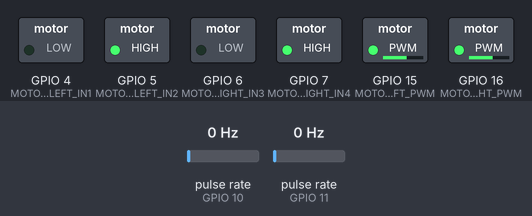
Simulated run of this sketch. Board: ESP32-S3. Shown: switched loads named in the sketch (green lamp = pin HIGH). Wiring (inferred from the names in the program): 2 × pulse sensor: data GPIO 10 / data GPIO 11. The inputs (shaded band) are chosen by the test bench; at power-on: pulse rate (sensors on GPIO 10, GPIO 11) 0 Hz.

Above: at 1.2 s.
1.3 s: pulse rate (sensor on GPIO 10) set to 50 Hz
At 2.4 s:
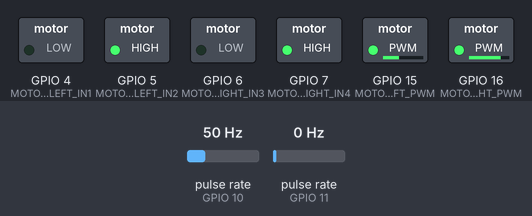
At 3.7 s:
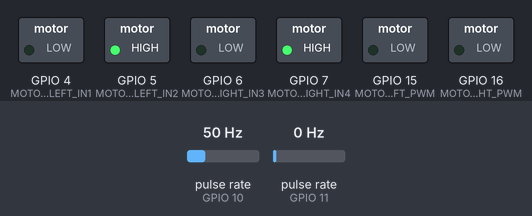
Timing chart, 0 to 5.2 s (numbered marks = the images above; inputs shaded):
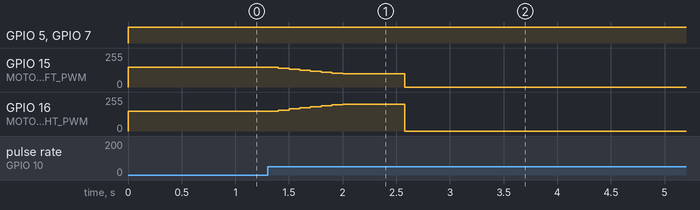

Measured:
- after the input at 1.3 s, GPIO 15 (MOTOR_LEFT_PWM): moves from 150/255 to 0/255 over 1.2 s, starting after 0.10 s; GPIO 16 (MOTOR_RIGHT_PWM): rises from 150/255 to 200/255 in 0.60 s, then falls to 0/255 in 0.58 s

The sketch:

move_specified_distance.ino
```cpp
#include <PID_v1.h>

// physical constants
#define WHEEL_DIAMETER_CM 6
#define ENCODER_TICKS_PER_REV 23
#define QUADRANT_SIZE 26.0

// pin defines
#define LEFT_ENCODER_PIN 11
#define RIGHT_ENCODER_PIN 10
#define MOTOR_LEFT_IN1 4
#define MOTOR_LEFT_IN2 5
#define MOTOR_LEFT_PWM 15
#define MOTOR_RIGHT_IN3 6
#define MOTOR_RIGHT_IN4 7
#define MOTOR_RIGHT_PWM 16

const float wheel_circumference = WHEEL_DIAMETER_CM * PI;
const float ticks_per_cm = ENCODER_TICKS_PER_REV / wheel_circumference;
const int target_ticks = QUADRANT_SIZE * ticks_per_cm;

volatile long leftTicks = 0;
volatile long rightTicks = 0;

double pidInput, pidOutput, pidSetpoint;
double Kp = 1.5, Ki = 0.05, Kd = 0.1;

PID pidController(&pidInput, &pidOutput, &pidSetpoint, Kp, Ki, Kd, DIRECT);

const int baseSpeed = 150;  // Base motor PWM

void IRAM_ATTR onLeftEncoder() {
  leftTicks += 1;
}

void IRAM_ATTR onRightEncoder() {
  rightTicks += 1;
}

void setupEncoders() {
  attachInterrupt(digitalPinToInterrupt(LEFT_ENCODER_PIN), onLeftEncoder, RISING);
  attachInterrupt(digitalPinToInterrupt(RIGHT_ENCODER_PIN), onRightEncoder, RISING);
}

void setup() {
  // set pin modes
  pinMode(LEFT_ENCODER_PIN, INPUT);
  pinMode(RIGHT_ENCODER_PIN, INPUT);
  pinMode(MOTOR_LEFT_IN1,OUTPUT);
  pinMode(MOTOR_LEFT_IN2,OUTPUT);
  pinMode(MOTOR_LEFT_PWM,OUTPUT);
  pinMode(MOTOR_RIGHT_IN3,OUTPUT);
  pinMode(MOTOR_RIGHT_IN4,OUTPUT);
  pinMode(MOTOR_RIGHT_PWM,OUTPUT);

  setupEncoders();
  pidSetpoint = 0;  // Goal is to keep error (tick difference) = 0
  pidController.SetMode(AUTOMATIC);
  pidController.SetOutputLimits(-50, 50);  // Limit correction range
}

void loop() {
  long avgTicks = (leftTicks + rightTicks) / 2;

  if (avgTicks >= target_ticks) {
    stopMotors();
    return;
  }

  pidInput = (double)(leftTicks - rightTicks);  // Input is the tick error
  pidController.Compute();  // Calculate PID correction

  // Adjust speeds based on output
  int leftPWM = baseSpeed - pidOutput;
  int rightPWM = baseSpeed + pidOutput;

  // Clamp PWM values (optional, if motor driver requires)
  leftPWM = constrain(leftPWM, 0, 255);
  rightPWM = constrain(rightPWM, 0, 255);

  driveForward(leftPWM, rightPWM);  // Apply corrected motor speeds
}

void driveForward(int powLeft, int powRight) {
  moveMotor(1, 1, powLeft);
  moveMotor(2, 1, powRight);
}
void stopMotors(void) {
  moveMotor(1, 1, 0);
  moveMotor(2, 1, 0);
}

void moveMotor(int motorNumber, int direction, int pwmPow) {
  //motorNumber: 1 == left; 2 == right
  // direction == 1 - forward
  // direction == 0 -backward

  if (motorNumber == 1) {
    if (direction == 1) {
      digitalWrite(MOTOR_LEFT_IN1, LOW);
      digitalWrite(MOTOR_LEFT_IN2, HIGH);
    }
    else {
      digitalWrite(MOTOR_LEFT_IN1, HIGH);
      digitalWrite(MOTOR_LEFT_IN2, LOW);
    }
    analogWrite(MOTOR_LEFT_PWM, pwmPow);
  }
  else if (motorNumber == 2) {
    if (direction == 1) {
      digitalWrite(MOTOR_RIGHT_IN3, LOW);
      digitalWrite(MOTOR_RIGHT_IN4, HIGH);
    }
    else {
      digitalWrite(MOTOR_RIGHT_IN3, HIGH);
      digitalWrite(MOTOR_RIGHT_IN4, LOW);
    }
    analogWrite(MOTOR_RIGHT_PWM, pwmPow);
  }
  else{
    Serial.print("Error: motor nonexistent - pausing execution");
    while(1) {
      ;
    }
  }
}
```
